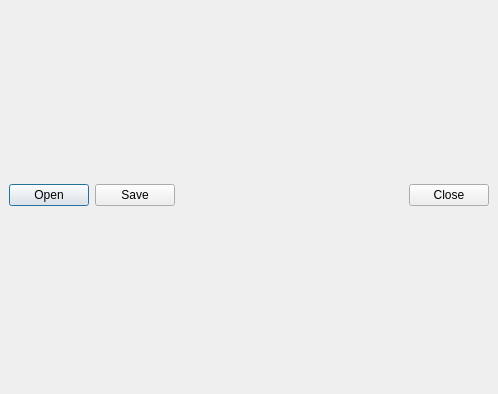
<?xml version="1.0" encoding="UTF-8"?>
<ui version="4.0">
 <class>ImageDialog</class>
 <widget class="QDialog" name="ImageDialog">
  <property name="geometry">
   <rect>
    <x>0</x>
    <y>0</y>
    <width>498</width>
    <height>394</height>
   </rect>
  </property>
  <property name="windowTitle">
   <string>Image</string>
  </property>
  <property name="windowIcon">
   <iconset resource="resources.qrc">
    <normaloff>:/images/icon.ico</normaloff>:/images/icon.ico</iconset>
  </property>
  <layout class="QVBoxLayout" name="verticalLayout" stretch="0">
   <property name="leftMargin">
    <number>0</number>
   </property>
   <property name="topMargin">
    <number>0</number>
   </property>
   <property name="rightMargin">
    <number>0</number>
   </property>
   <property name="bottomMargin">
    <number>0</number>
   </property>
   <item>
    <layout class="QHBoxLayout" name="horizontalLayout">
     <property name="leftMargin">
      <number>9</number>
     </property>
     <property name="topMargin">
      <number>6</number>
     </property>
     <property name="rightMargin">
      <number>9</number>
     </property>
     <property name="bottomMargin">
      <number>9</number>
     </property>
     <item>
      <widget class="QPushButton" name="buttonOpen">
       <property name="text">
        <string>Open</string>
       </property>
      </widget>
     </item>
     <item>
      <widget class="QPushButton" name="buttonSave">
       <property name="text">
        <string>Save</string>
       </property>
      </widget>
     </item>
     <item>
      <spacer name="horizontalSpacer">
       <property name="orientation">
        <enum>Qt::Horizontal</enum>
       </property>
       <property name="sizeHint" stdset="0">
        <size>
         <width>40</width>
         <height>20</height>
        </size>
       </property>
      </spacer>
     </item>
     <item>
      <widget class="QPushButton" name="buttonClose">
       <property name="text">
        <string>Close</string>
       </property>
      </widget>
     </item>
    </layout>
   </item>
  </layout>
 </widget>
 <tabstops>
  <tabstop>buttonClose</tabstop>
 </tabstops>
 <resources>
  <include location="resources.qrc"/>
 </resources>
 <connections>
  <connection>
   <sender>buttonClose</sender>
   <signal>clicked()</signal>
   <receiver>ImageDialog</receiver>
   <slot>accept()</slot>
   <hints>
    <hint type="sourcelabel">
     <x>466</x>
     <y>377</y>
    </hint>
    <hint type="destinationlabel">
     <x>394</x>
     <y>275</y>
    </hint>
   </hints>
  </connection>
  <connection>
   <sender>buttonSave</sender>
   <signal>clicked()</signal>
   <receiver>ImageDialog</receiver>
   <slot>save()</slot>
   <hints>
    <hint type="sourcelabel">
     <x>135</x>
     <y>372</y>
    </hint>
    <hint type="destinationlabel">
     <x>131</x>
     <y>353</y>
    </hint>
   </hints>
  </connection>
  <connection>
   <sender>buttonOpen</sender>
   <signal>clicked()</signal>
   <receiver>ImageDialog</receiver>
   <slot>load()</slot>
   <hints>
    <hint type="sourcelabel">
     <x>52</x>
     <y>372</y>
    </hint>
    <hint type="destinationlabel">
     <x>51</x>
     <y>351</y>
    </hint>
   </hints>
  </connection>
 </connections>
 <slots>
  <slot>save()</slot>
  <slot>load()</slot>
 </slots>
</ui>
